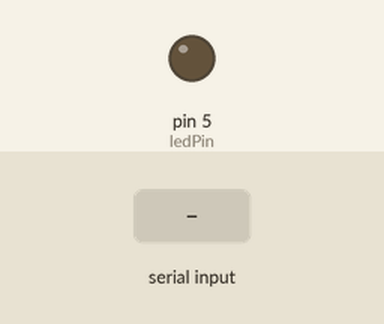
Recording of a sketch running on a simulated Arduino Uno, built with avr-gcc and run on an emulated ATmega328P. Parts: output pins drawn as LEDs (lit = HIGH). Inputs (shaded band) come from the test bench.

Above: at 1.2 s.
1.3 s: "ON\n" received over Serial
At 2.1 s:
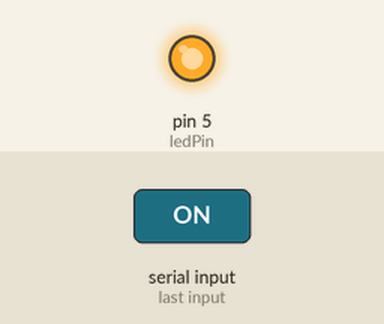
2.8 s: "OFF\n" received over Serial
At 3.2 s:
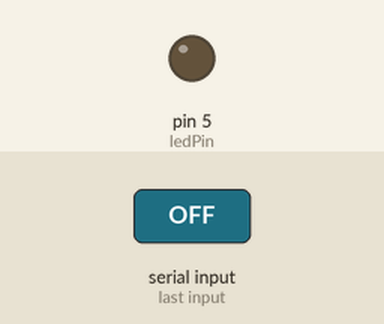
Timing chart, 0 to 5.8 s (numbered marks = the images above; inputs shaded):
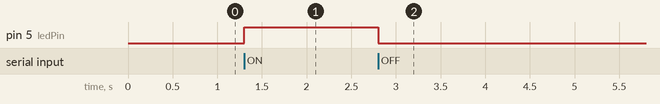

The sketch:

codefinal.ino
```cpp
const int ledPin = 5;  // Broche de la LED

void setup() {
  pinMode(ledPin, OUTPUT);
  digitalWrite(ledPin, LOW);  // Assurer que la LED est éteinte au départ
  Serial.begin(9600);  // Initialisation de la communication série
}

void loop() {
  if (Serial.available() > 0) {  // Vérifie si un message est reçu
    String command = Serial.readStringUntil('\n');  // Lire la commande

    if (command == "ON") {
      digitalWrite(ledPin, HIGH);  // Allumer la LED
    }
    else if (command == "OFF") {
      digitalWrite(ledPin, LOW);  // Éteindre la LED
    }
  }
}
```

Measured:
- after the input at 1.3 s, pin 5 (ledPin): LOW → HIGH at once
- after the input at 2.8 s, pin 5 (ledPin): HIGH → LOW at once
